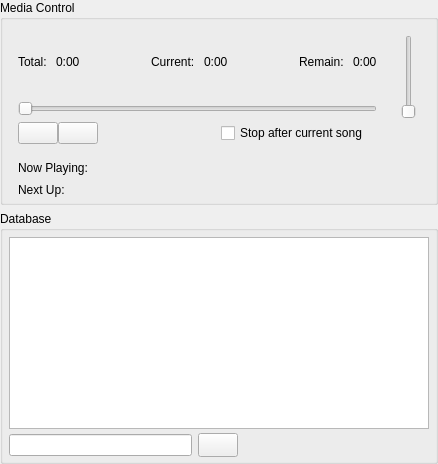
          <widget class="QFrame" name="frame">
           <property name="sizePolicy">
            <sizepolicy hsizetype="Minimum" vsizetype="Preferred">
             <horstretch>0</horstretch>
             <verstretch>0</verstretch>
            </sizepolicy>
           </property>
           <property name="frameShape">
            <enum>QFrame::NoFrame</enum>
           </property>
           <property name="frameShadow">
            <enum>QFrame::Sunken</enum>
           </property>
           <layout class="QVBoxLayout" name="verticalLayout_3">
            <property name="leftMargin">
             <number>0</number>
            </property>
            <property name="topMargin">
             <number>0</number>
            </property>
            <property name="rightMargin">
             <number>0</number>
            </property>
            <property name="bottomMargin">
             <number>0</number>
            </property>
            <item>
             <widget class="QGroupBox" name="groupBox">
              <property name="sizePolicy">
               <sizepolicy hsizetype="Expanding" vsizetype="Fixed">
                <horstretch>0</horstretch>
                <verstretch>0</verstretch>
               </sizepolicy>
              </property>
              <property name="minimumSize">
               <size>
                <width>370</width>
                <height>0</height>
               </size>
              </property>
              <property name="title">
               <string>Media Control</string>
              </property>
              <layout class="QVBoxLayout" name="verticalLayout_4">
               <property name="spacing">
                <number>2</number>
               </property>
               <property name="leftMargin">
                <number>6</number>
               </property>
               <property name="topMargin">
                <number>6</number>
               </property>
               <property name="rightMargin">
                <number>6</number>
               </property>
               <property name="bottomMargin">
                <number>2</number>
               </property>
               <item>
                <widget class="QFrame" name="frame_12">
                 <property name="sizePolicy">
                  <sizepolicy hsizetype="Fixed" vsizetype="Fixed">
                   <horstretch>0</horstretch>
                   <verstretch>0</verstretch>
                  </sizepolicy>
                 </property>
                 <property name="minimumSize">
                  <size>
                   <width>420</width>
                   <height>0</height>
                  </size>
                 </property>
                 <property name="frameShape">
                  <enum>QFrame::NoFrame</enum>
                 </property>
                 <property name="frameShadow">
                  <enum>QFrame::Sunken</enum>
                 </property>
                 <layout class="QHBoxLayout" name="horizontalLayout_10">
                  <property name="spacing">
                   <number>3</number>
                  </property>
                  <property name="leftMargin">
                   <number>0</number>
                  </property>
                  <property name="topMargin">
                   <number>0</number>
                  </property>
                  <property name="rightMargin">
                   <number>0</number>
                  </property>
                  <property name="bottomMargin">
                   <number>0</number>
                  </property>
                  <item>
                   <widget class="QFrame" name="frame_13">
                    <property name="maximumSize">
                     <size>
                      <width>16777215</width>
                      <height>125</height>
                     </size>
                    </property>
                    <property name="frameShape">
                     <enum>QFrame::NoFrame</enum>
                    </property>
                    <property name="frameShadow">
                     <enum>QFrame::Plain</enum>
                    </property>
                    <layout class="QVBoxLayout" name="verticalLayout_8">
                     <property name="leftMargin">
                      <number>0</number>
                     </property>
                     <property name="topMargin">
                      <number>0</number>
                     </property>
                     <property name="rightMargin">
                      <number>0</number>
                     </property>
                     <property name="bottomMargin">
                      <number>9</number>
                     </property>
                     <item>
                      <widget class="QFrame" name="frame_5">
                       <property name="frameShape">
                        <enum>QFrame::NoFrame</enum>
                       </property>
                       <property name="frameShadow">
                        <enum>QFrame::Raised</enum>
                       </property>
                       <layout class="QHBoxLayout" name="horizontalLayout_3">
                        <item>
                         <widget class="QLabel" name="label_3">
                          <property name="text">
                           <string>Total: </string>
                          </property>
                         </widget>
                        </item>
                        <item>
                         <widget class="QLabel" name="labelBmDuration">
                          <property name="text">
                           <string>0:00</string>
                          </property>
                         </widget>
                        </item>
                        <item>
                         <spacer name="horizontalSpacer_5">
                          <property name="orientation">
                           <enum>Qt::Horizontal</enum>
                          </property>
                          <property name="sizeHint" stdset="0">
                           <size>
                            <width>20</width>
                            <height>20</height>
                           </size>
                          </property>
                         </spacer>
                        </item>
                        <item>
                         <widget class="QLabel" name="label_6">
                          <property name="text">
                           <string>Current: </string>
                          </property>
                         </widget>
                        </item>
                        <item>
                         <widget class="QLabel" name="labelBmPosition">
                          <property name="text">
                           <string>0:00</string>
                          </property>
                         </widget>
                        </item>
                        <item>
                         <spacer name="horizontalSpacer_8">
                          <property name="orientation">
                           <enum>Qt::Horizontal</enum>
                          </property>
                          <property name="sizeHint" stdset="0">
                           <size>
                            <width>20</width>
                            <height>20</height>
                           </size>
                          </property>
                         </spacer>
                        </item>
                        <item>
                         <widget class="QLabel" name="label_7">
                          <property name="text">
                           <string>Remain: </string>
                          </property>
                         </widget>
                        </item>
                        <item>
                         <widget class="QLabel" name="labelBmRemaining">
                          <property name="text">
                           <string>0:00</string>
                          </property>
                         </widget>
                        </item>
                       </layout>
                      </widget>
                     </item>
                     <item>
                      <widget class="QFrame" name="frame_6">
                       <property name="sizePolicy">
                        <sizepolicy hsizetype="Preferred" vsizetype="Fixed">
                         <horstretch>0</horstretch>
                         <verstretch>0</verstretch>
                        </sizepolicy>
                       </property>
                       <property name="frameShape">
                        <enum>QFrame::NoFrame</enum>
                       </property>
                       <property name="frameShadow">
                        <enum>QFrame::Raised</enum>
                       </property>
                       <layout class="QVBoxLayout" name="verticalLayout_5">
                        <property name="topMargin">
                         <number>0</number>
                        </property>
                        <property name="bottomMargin">
                         <number>0</number>
                        </property>
                        <item>
                         <widget class="QSlider" name="sliderBmPosition">
                          <property name="focusPolicy">
                           <enum>Qt::NoFocus</enum>
                          </property>
                          <property name="tracking">
                           <bool>true</bool>
                          </property>
                          <property name="orientation">
                           <enum>Qt::Horizontal</enum>
                          </property>
                         </widget>
                        </item>
                        <item>
                         <widget class="QFrame" name="frame_11">
                          <property name="frameShape">
                           <enum>QFrame::NoFrame</enum>
                          </property>
                          <property name="frameShadow">
                           <enum>QFrame::Raised</enum>
                          </property>
                          <layout class="QHBoxLayout" name="horizontalLayout_11">
                           <property name="spacing">
                            <number>0</number>
                           </property>
                           <property name="leftMargin">
                            <number>0</number>
                           </property>
                           <property name="topMargin">
                            <number>0</number>
                           </property>
                           <property name="bottomMargin">
                            <number>0</number>
                           </property>
                           <item>
                            <widget class="QPushButton" name="buttonBmPause">
                             <property name="focusPolicy">
                              <enum>Qt::NoFocus</enum>
                             </property>
                             <property name="toolTip">
                              <string>Pause/unpause playback</string>
                             </property>
                             <property name="text">
                              <string/>
                             </property>
                             <property name="icon">
                              <iconset theme="media-playback-pause">
                               <normaloff>.</normaloff>.</iconset>
                             </property>
                             <property name="iconSize">
                              <size>
                               <width>26</width>
                               <height>26</height>
                              </size>
                             </property>
                             <property name="checkable">
                              <bool>true</bool>
                             </property>
                             <property name="flat">
                              <bool>false</bool>
                             </property>
                            </widget>
                           </item>
                           <item>
                            <widget class="QPushButton" name="buttonBmStop">
                             <property name="focusPolicy">
                              <enum>Qt::NoFocus</enum>
                             </property>
                             <property name="toolTip">
                              <string>Stop playback</string>
                             </property>
                             <property name="text">
                              <string/>
                             </property>
                             <property name="icon">
                              <iconset theme="media-playback-stop">
                               <normaloff>.</normaloff>.</iconset>
                             </property>
                             <property name="iconSize">
                              <size>
                               <width>26</width>
                               <height>26</height>
                              </size>
                             </property>
                             <property name="flat">
                              <bool>false</bool>
                             </property>
                            </widget>
                           </item>
                           <item>
                            <spacer name="horizontalSpacer_2">
                             <property name="orientation">
                              <enum>Qt::Horizontal</enum>
                             </property>
                             <property name="sizeHint" stdset="0">
                              <size>
                               <width>50</width>
                               <height>20</height>
                              </size>
                             </property>
                            </spacer>
                           </item>
                           <item>
                            <widget class="QCheckBox" name="checkBoxBmBreak">
                             <property name="focusPolicy">
                              <enum>Qt::NoFocus</enum>
                             </property>
                             <property name="toolTip">
                              <string>Stop playlist after the current song finishes</string>
                             </property>
                             <property name="text">
                              <string>Stop after current song</string>
                             </property>
                            </widget>
                           </item>
                          </layout>
                         </widget>
                        </item>
                       </layout>
                      </widget>
                     </item>
                    </layout>
                   </widget>
                  </item>
                  <item>
                   <widget class="QFrame" name="frame_14">
                    <property name="frameShape">
                     <enum>QFrame::NoFrame</enum>
                    </property>
                    <property name="frameShadow">
                     <enum>QFrame::Raised</enum>
                    </property>
                    <layout class="QHBoxLayout" name="horizontalLayout_5">
                     <property name="spacing">
                      <number>0</number>
                     </property>
                     <property name="leftMargin">
                      <number>0</number>
                     </property>
                     <property name="topMargin">
                      <number>0</number>
                     </property>
                     <property name="rightMargin">
                      <number>0</number>
                     </property>
                     <property name="bottomMargin">
                      <number>0</number>
                     </property>
                     <item>
                      <widget class="QFrame" name="frame_15">
                       <property name="frameShape">
                        <enum>QFrame::NoFrame</enum>
                       </property>
                       <property name="frameShadow">
                        <enum>QFrame::Plain</enum>
                       </property>
                       <layout class="QVBoxLayout" name="verticalLayout_19">
                        <item>
                         <widget class="VolSlider" name="sliderBmVolume">
                          <property name="minimumSize">
                           <size>
                            <width>22</width>
                            <height>22</height>
                           </size>
                          </property>
                          <property name="baseSize">
                           <size>
                            <width>22</width>
                            <height>22</height>
                           </size>
                          </property>
                          <property name="focusPolicy">
                           <enum>Qt::NoFocus</enum>
                          </property>
                          <property name="maximum">
                           <number>100</number>
                          </property>
                          <property name="orientation">
                           <enum>Qt::Vertical</enum>
                          </property>
                          <property name="invertedAppearance">
                           <bool>false</bool>
                          </property>
                          <property name="invertedControls">
                           <bool>false</bool>
                          </property>
                         </widget>
                        </item>
                        <item>
                         <widget class="QLabel" name="labelVolumeBm">
                          <property name="sizePolicy">
                           <sizepolicy hsizetype="Fixed" vsizetype="Fixed">
                            <horstretch>0</horstretch>
                            <verstretch>0</verstretch>
                           </sizepolicy>
                          </property>
                          <property name="minimumSize">
                           <size>
                            <width>22</width>
                            <height>22</height>
                           </size>
                          </property>
                          <property name="baseSize">
                           <size>
                            <width>22</width>
                            <height>22</height>
                           </size>
                          </property>
                          <property name="text">
                           <string/>
                          </property>
                          <property name="pixmap">
                           <pixmap resource="resources.qrc">:/theme/Icons/okjbreeze-dark/actions/16/player-volume.svg</pixmap>
                          </property>
                         </widget>
                        </item>
                       </layout>
                      </widget>
                     </item>
                    </layout>
                   </widget>
                  </item>
                 </layout>
                </widget>
               </item>
               <item>
                <widget class="QFrame" name="frame_4">
                 <property name="frameShape">
                  <enum>QFrame::NoFrame</enum>
                 </property>
                 <property name="frameShadow">
                  <enum>QFrame::Plain</enum>
                 </property>
                 <layout class="QHBoxLayout" name="horizontalLayout_2">
                  <property name="topMargin">
                   <number>3</number>
                  </property>
                  <property name="bottomMargin">
                   <number>3</number>
                  </property>
                  <item>
                   <widget class="QLabel" name="label">
                    <property name="sizePolicy">
                     <sizepolicy hsizetype="Minimum" vsizetype="Preferred">
                      <horstretch>0</horstretch>
                      <verstretch>0</verstretch>
                     </sizepolicy>
                    </property>
                    <property name="text">
                     <string>Now Playing:</string>
                    </property>
                    <property name="alignment">
                     <set>Qt::AlignLeading|Qt::AlignLeft|Qt::AlignTop</set>
                    </property>
                   </widget>
                  </item>
                  <item>
                   <widget class="QLabel" name="labelBmPlaying">
                    <property name="sizePolicy">
                     <sizepolicy hsizetype="MinimumExpanding" vsizetype="Preferred">
                      <horstretch>0</horstretch>
                      <verstretch>0</verstretch>
                     </sizepolicy>
                    </property>
                    <property name="frameShape">
                     <enum>QFrame::NoFrame</enum>
                    </property>
                    <property name="text">
                     <string/>
                    </property>
                    <property name="scaledContents">
                     <bool>false</bool>
                    </property>
                    <property name="wordWrap">
                     <bool>true</bool>
                    </property>
                   </widget>
                  </item>
                 </layout>
                </widget>
               </item>
               <item>
                <widget class="QFrame" name="frame_16">
                 <property name="frameShape">
                  <enum>QFrame::NoFrame</enum>
                 </property>
                 <property name="frameShadow">
                  <enum>QFrame::Plain</enum>
                 </property>
                 <layout class="QHBoxLayout" name="horizontalLayout_6">
                  <property name="topMargin">
                   <number>3</number>
                  </property>
                  <property name="bottomMargin">
                   <number>3</number>
                  </property>
                  <item>
                   <widget class="QLabel" name="label_13">
                    <property name="sizePolicy">
                     <sizepolicy hsizetype="Minimum" vsizetype="Preferred">
                      <horstretch>0</horstretch>
                      <verstretch>0</verstretch>
                     </sizepolicy>
                    </property>
                    <property name="text">
                     <string>Next Up:</string>
                    </property>
                    <property name="alignment">
                     <set>Qt::AlignLeading|Qt::AlignLeft|Qt::AlignTop</set>
                    </property>
                   </widget>
                  </item>
                  <item>
                   <widget class="QLabel" name="labelBmNext">
                    <property name="sizePolicy">
                     <sizepolicy hsizetype="MinimumExpanding" vsizetype="Preferred">
                      <horstretch>0</horstretch>
                      <verstretch>0</verstretch>
                     </sizepolicy>
                    </property>
                    <property name="text">
                     <string/>
                    </property>
                    <property name="wordWrap">
                     <bool>true</bool>
                    </property>
                   </widget>
                  </item>
                 </layout>
                </widget>
               </item>
              </layout>
             </widget>
            </item>
            <item>
             <widget class="QGroupBox" name="groupBox_2">
              <property name="sizePolicy">
               <sizepolicy hsizetype="Preferred" vsizetype="MinimumExpanding">
                <horstretch>0</horstretch>
                <verstretch>0</verstretch>
               </sizepolicy>
              </property>
              <property name="title">
               <string>Database</string>
              </property>
              <layout class="QVBoxLayout" name="verticalLayout_6">
               <property name="spacing">
                <number>2</number>
               </property>
               <property name="leftMargin">
                <number>6</number>
               </property>
               <property name="topMargin">
                <number>6</number>
               </property>
               <property name="rightMargin">
                <number>6</number>
               </property>
               <property name="bottomMargin">
                <number>2</number>
               </property>
               <item>
                <widget class="QTableView" name="tableViewBmDb">
                 <property name="frameShape">
                  <enum>QFrame::StyledPanel</enum>
                 </property>
                 <property name="frameShadow">
                  <enum>QFrame::Sunken</enum>
                 </property>
                 <property name="editTriggers">
                  <set>QAbstractItemView::NoEditTriggers</set>
                 </property>
                 <property name="showDropIndicator" stdset="0">
                  <bool>false</bool>
                 </property>
                 <property name="dragEnabled">
                  <bool>true</bool>
                 </property>
                 <property name="dragDropMode">
                  <enum>QAbstractItemView::DragOnly</enum>
                 </property>
                 <property name="alternatingRowColors">
                  <bool>true</bool>
                 </property>
                 <property name="selectionMode">
                  <enum>QAbstractItemView::ExtendedSelection</enum>
                 </property>
                 <property name="selectionBehavior">
                  <enum>QAbstractItemView::SelectRows</enum>
                 </property>
                 <property name="verticalScrollMode">
                  <enum>QAbstractItemView::ScrollPerPixel</enum>
                 </property>
                 <property name="horizontalScrollMode">
                  <enum>QAbstractItemView::ScrollPerPixel</enum>
                 </property>
                 <property name="showGrid">
                  <bool>false</bool>
                 </property>
                 <property name="sortingEnabled">
                  <bool>true</bool>
                 </property>
                 <attribute name="horizontalHeaderCascadingSectionResizes">
                  <bool>false</bool>
                 </attribute>
                 <attribute name="horizontalHeaderMinimumSectionSize">
                  <number>24</number>
                 </attribute>
                 <attribute name="horizontalHeaderShowSortIndicator" stdset="0">
                  <bool>true</bool>
                 </attribute>
                 <attribute name="horizontalHeaderStretchLastSection">
                  <bool>false</bool>
                 </attribute>
                 <attribute name="verticalHeaderVisible">
                  <bool>false</bool>
                 </attribute>
                 <attribute name="verticalHeaderShowSortIndicator" stdset="0">
                  <bool>true</bool>
                 </attribute>
                </widget>
               </item>
               <item>
                <widget class="QFrame" name="frame_17">
                 <property name="frameShape">
                  <enum>QFrame::NoFrame</enum>
                 </property>
                 <property name="frameShadow">
                  <enum>QFrame::Plain</enum>
                 </property>
                 <layout class="QHBoxLayout" name="horizontalLayout_7">
                  <property name="leftMargin">
                   <number>0</number>
                  </property>
                  <property name="topMargin">
                   <number>2</number>
                  </property>
                  <property name="bottomMargin">
                   <number>2</number>
                  </property>
                  <item>
                   <widget class="CustomLineEdit" name="lineEditBmSearch"/>
                  </item>
                  <item>
                   <widget class="QPushButton" name="buttonBmSearch">
                    <property name="minimumSize">
                     <size>
                      <width>24</width>
                      <height>24</height>
                     </size>
                    </property>
                    <property name="baseSize">
                     <size>
                      <width>24</width>
                      <height>24</height>
                     </size>
                    </property>
                    <property name="focusPolicy">
                     <enum>Qt::NoFocus</enum>
                    </property>
                    <property name="toolTip">
                     <string>Search</string>
                    </property>
                    <property name="text">
                     <string/>
                    </property>
                    <property name="icon">
                     <iconset theme="edit-find">
                      <normaloff>.</normaloff>.</iconset>
                    </property>
                    <property name="iconSize">
                     <size>
                      <width>32</width>
                      <height>32</height>
                     </size>
                    </property>
                   </widget>
                  </item>
                  <item>
                   <spacer name="horizontalSpacer_3">
                    <property name="orientation">
                     <enum>Qt::Horizontal</enum>
                    </property>
                    <property name="sizeHint" stdset="0">
                     <size>
                      <width>40</width>
                      <height>20</height>
                     </size>
                    </property>
                   </spacer>
                  </item>
                 </layout>
                </widget>
               </item>
              </layout>
             </widget>
            </item>
           </layout>
          </widget>
